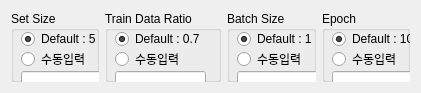
       <widget class="QWidget" name="horizontalLayoutWidget_4">
        <property name="geometry">
         <rect>
          <x>31</x>
          <y>210</y>
          <width>421</width>
          <height>93</height>
         </rect>
        </property>
        <layout class="QHBoxLayout" name="horizontalLayout">
         <item>
          <widget class="QGroupBox" name="groupBox1">
           <property name="title">
            <string>Set Size</string>
           </property>
           <widget class="QRadioButton" name="w_s_default">
            <property name="geometry">
             <rect>
              <x>10</x>
              <y>20</y>
              <width>77</width>
              <height>16</height>
             </rect>
            </property>
            <property name="sizePolicy">
             <sizepolicy hsizetype="Fixed" vsizetype="Fixed">
              <horstretch>0</horstretch>
              <verstretch>0</verstretch>
             </sizepolicy>
            </property>
            <property name="text">
             <string>Default : 5</string>
            </property>
            <property name="checked">
             <bool>true</bool>
            </property>
           </widget>
           <widget class="QRadioButton" name="w_s_manual">
            <property name="geometry">
             <rect>
              <x>10</x>
              <y>40</y>
              <width>81</width>
              <height>16</height>
             </rect>
            </property>
            <property name="sizePolicy">
             <sizepolicy hsizetype="Preferred" vsizetype="Fixed">
              <horstretch>0</horstretch>
              <verstretch>0</verstretch>
             </sizepolicy>
            </property>
            <property name="text">
             <string>수동입력</string>
            </property>
           </widget>
           <widget class="QLineEdit" name="window_sizer">
            <property name="geometry">
             <rect>
              <x>10</x>
              <y>60</y>
              <width>81</width>
              <height>20</height>
             </rect>
            </property>
            <property name="sizePolicy">
             <sizepolicy hsizetype="Fixed" vsizetype="Fixed">
              <horstretch>0</horstretch>
              <verstretch>0</verstretch>
             </sizepolicy>
            </property>
            <property name="inputMethodHints">
             <set>Qt::ImhDigitsOnly</set>
            </property>
            <property name="text">
             <string/>
            </property>
            <property name="alignment">
             <set>Qt::AlignCenter</set>
            </property>
           </widget>
          </widget>
         </item>
         <item>
          <widget class="QGroupBox" name="groupBox2">
           <property name="title">
            <string>Train Data Ratio</string>
           </property>
           <widget class="QRadioButton" name="spliter_default">
            <property name="geometry">
             <rect>
              <x>10</x>
              <y>20</y>
              <width>87</width>
              <height>16</height>
             </rect>
            </property>
            <property name="sizePolicy">
             <sizepolicy hsizetype="Fixed" vsizetype="Fixed">
              <horstretch>0</horstretch>
              <verstretch>0</verstretch>
             </sizepolicy>
            </property>
            <property name="text">
             <string>Default : 0.7</string>
            </property>
            <property name="checked">
             <bool>true</bool>
            </property>
           </widget>
           <widget class="QRadioButton" name="spliter_manual">
            <property name="geometry">
             <rect>
              <x>10</x>
              <y>40</y>
              <width>91</width>
              <height>16</height>
             </rect>
            </property>
            <property name="sizePolicy">
             <sizepolicy hsizetype="Preferred" vsizetype="Fixed">
              <horstretch>0</horstretch>
              <verstretch>0</verstretch>
             </sizepolicy>
            </property>
            <property name="text">
             <string>수동입력</string>
            </property>
           </widget>
           <widget class="QLineEdit" name="spliter">
            <property name="geometry">
             <rect>
              <x>10</x>
              <y>60</y>
              <width>91</width>
              <height>20</height>
             </rect>
            </property>
            <property name="sizePolicy">
             <sizepolicy hsizetype="Ignored" vsizetype="Fixed">
              <horstretch>0</horstretch>
              <verstretch>0</verstretch>
             </sizepolicy>
            </property>
            <property name="inputMethodHints">
             <set>Qt::ImhDigitsOnly</set>
            </property>
            <property name="text">
             <string/>
            </property>
            <property name="alignment">
             <set>Qt::AlignCenter</set>
            </property>
           </widget>
          </widget>
         </item>
         <item>
          <widget class="QGroupBox" name="groupBox3">
           <property name="title">
            <string>Batch Size</string>
           </property>
           <widget class="QRadioButton" name="b_s_default">
            <property name="geometry">
             <rect>
              <x>10</x>
              <y>20</y>
              <width>77</width>
              <height>16</height>
             </rect>
            </property>
            <property name="sizePolicy">
             <sizepolicy hsizetype="Fixed" vsizetype="Fixed">
              <horstretch>0</horstretch>
              <verstretch>0</verstretch>
             </sizepolicy>
            </property>
            <property name="text">
             <string>Default : 1</string>
            </property>
            <property name="checked">
             <bool>true</bool>
            </property>
           </widget>
           <widget class="QRadioButton" name="b_s_manual">
            <property name="geometry">
             <rect>
              <x>10</x>
              <y>40</y>
              <width>81</width>
              <height>16</height>
             </rect>
            </property>
            <property name="sizePolicy">
             <sizepolicy hsizetype="Preferred" vsizetype="Fixed">
              <horstretch>0</horstretch>
              <verstretch>0</verstretch>
             </sizepolicy>
            </property>
            <property name="text">
             <string>수동입력</string>
            </property>
           </widget>
           <widget class="QLineEdit" name="b_s">
            <property name="geometry">
             <rect>
              <x>10</x>
              <y>60</y>
              <width>81</width>
              <height>20</height>
             </rect>
            </property>
            <property name="sizePolicy">
             <sizepolicy hsizetype="Ignored" vsizetype="Fixed">
              <horstretch>0</horstretch>
              <verstretch>0</verstretch>
             </sizepolicy>
            </property>
            <property name="inputMethodHints">
             <set>Qt::ImhDigitsOnly</set>
            </property>
            <property name="text">
             <string/>
            </property>
            <property name="alignment">
             <set>Qt::AlignCenter</set>
            </property>
           </widget>
          </widget>
         </item>
         <item>
          <widget class="QGroupBox" name="groupBox4">
           <property name="title">
            <string>Epoch</string>
           </property>
           <widget class="QRadioButton" name="epoch_default">
            <property name="geometry">
             <rect>
              <x>10</x>
              <y>20</y>
              <width>83</width>
              <height>16</height>
             </rect>
            </property>
            <property name="sizePolicy">
             <sizepolicy hsizetype="Fixed" vsizetype="Fixed">
              <horstretch>0</horstretch>
              <verstretch>0</verstretch>
             </sizepolicy>
            </property>
            <property name="text">
             <string>Default : 10</string>
            </property>
            <property name="checked">
             <bool>true</bool>
            </property>
           </widget>
           <widget class="QRadioButton" name="epoch_manual">
            <property name="geometry">
             <rect>
              <x>10</x>
              <y>40</y>
              <width>81</width>
              <height>16</height>
             </rect>
            </property>
            <property name="sizePolicy">
             <sizepolicy hsizetype="Preferred" vsizetype="Fixed">
              <horstretch>0</horstretch>
              <verstretch>0</verstretch>
             </sizepolicy>
            </property>
            <property name="text">
             <string>수동입력</string>
            </property>
           </widget>
           <widget class="QLineEdit" name="epoch">
            <property name="geometry">
             <rect>
              <x>10</x>
              <y>60</y>
              <width>81</width>
              <height>20</height>
             </rect>
            </property>
            <property name="sizePolicy">
             <sizepolicy hsizetype="Ignored" vsizetype="Fixed">
              <horstretch>0</horstretch>
              <verstretch>0</verstretch>
             </sizepolicy>
            </property>
            <property name="inputMethodHints">
             <set>Qt::ImhDigitsOnly</set>
            </property>
            <property name="text">
             <string/>
            </property>
            <property name="alignment">
             <set>Qt::AlignCenter</set>
            </property>
           </widget>
          </widget>
         </item>
        </layout>
       </widget>
